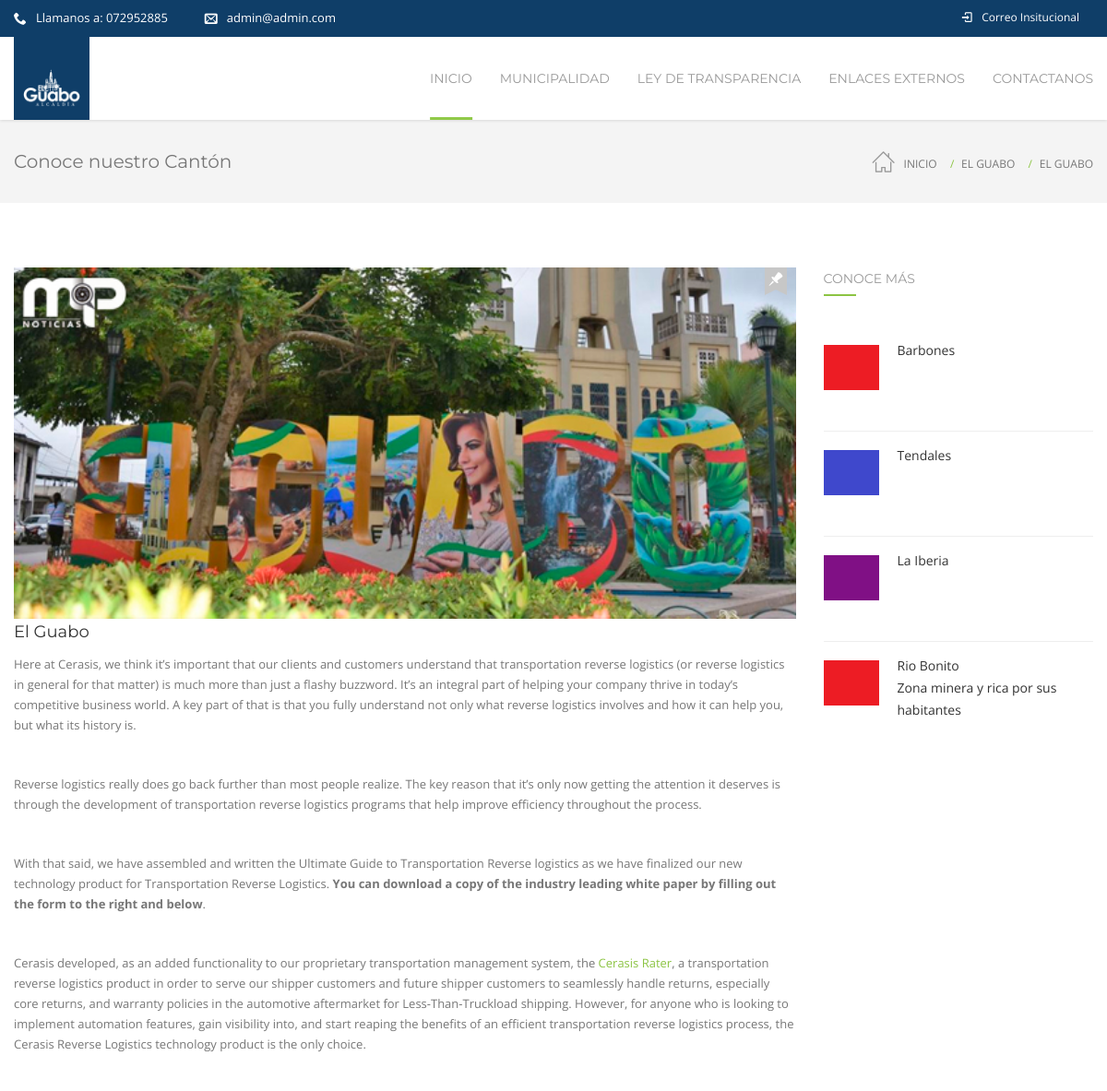
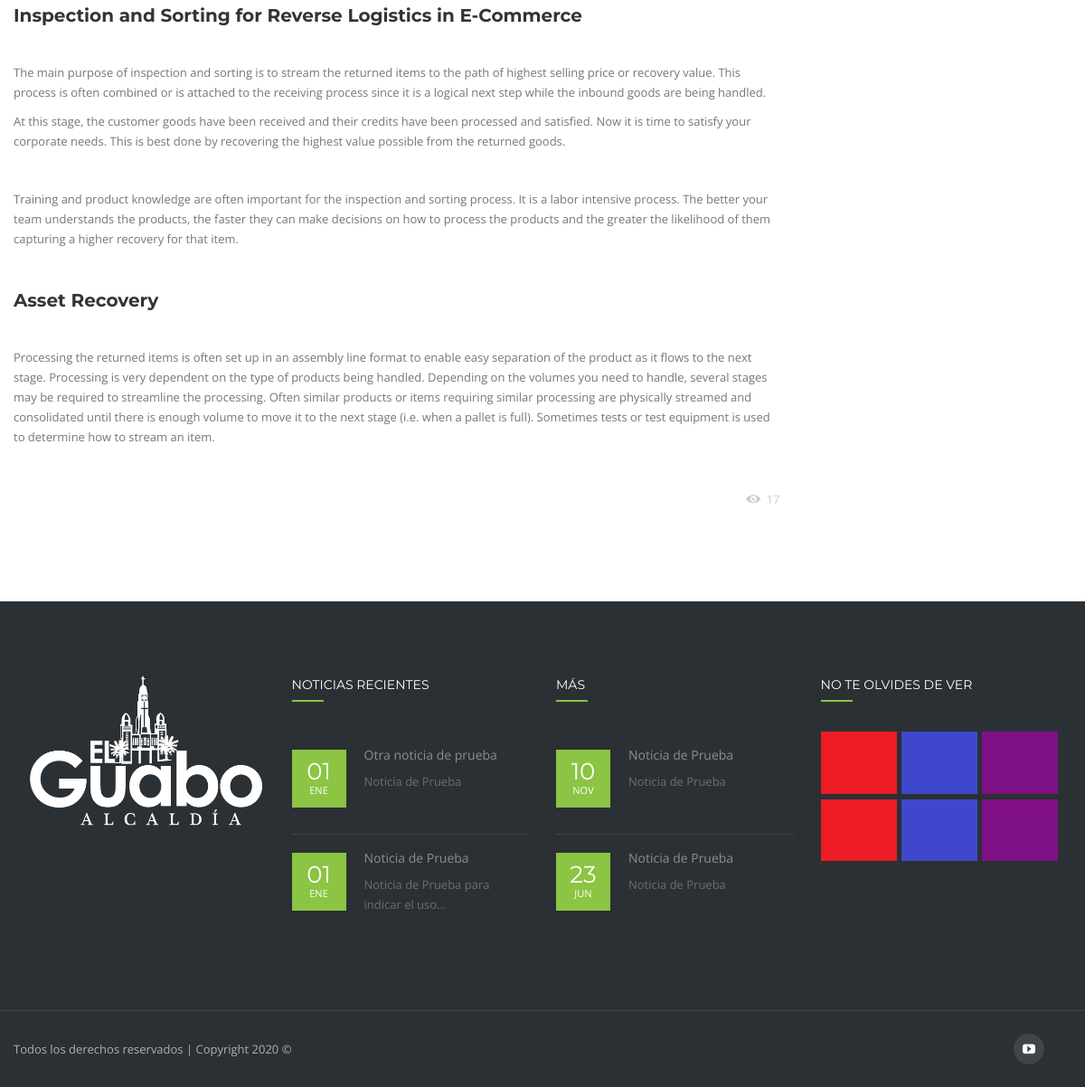
Screenshot of /turismo/ with the database file from the repository (2 pictures, top to bottom).
### Apps/Inicio/models.py (models this page shows)
class Institucion(models.Model):
    nombre= models.CharField(max_length=60)
    logo = models.ImageField(upload_to="logo",null=True,blank=True)
    direccion = models.CharField(max_length=120,null=True,blank=True)
    telefono=models.CharField(max_length=60,null=True,blank=True)
    email = models.EmailField(max_length=150,null=True,blank=True)
    mision =RichTextUploadingField(null=True,blank=True)
    vision= RichTextUploadingField(null=True,blank=True)
    objetivos = RichTextUploadingField(null=True,blank=True)
    facebook=models.CharField(max_length=200,null=True,blank=True)
    twitter=models.CharField(max_length=200,null=True,blank=True)
    google_plus=models.CharField(max_length=200,null=True,blank=True)
    youtube=models.CharField(max_length=200,null=True,blank=True)
    class Meta:
        verbose_name_plural = "1. Institución"

class Turismo(models.Model):
    descripcion = models.TextField()
    imagen= models.ImageField(upload_to="turismo", null=True,blank=True)
    pagina = RichTextUploadingField()
    visitas = models.IntegerField(default=1)
    class Meta:
        verbose_name_plural = "Empresa de Turismo"

class Zonas(models.Model):
    descripcion = models.TextField()
    thumbail=models.ImageField(upload_to="turismo/thumbail")
    imagen = models.ImageField(upload_to="turismo", null=True, blank=True)
    pagina = RichTextUploadingField()
    visitas = models.IntegerField(default=1)
    class Meta:
        verbose_name_plural= "Zonas y Turismo en el Cantón"

class Noticias(models.Model):
    fecha=models.DateTimeField()
    titulo=models.CharField(max_length=200)
    banner = models.ImageField(upload_to="noticias/banner",null=True,blank=True)
    imagen =models.ImageField(upload_to='noticias', help_text="Imagen de 585 x 480")
    descripcion_corta =models.CharField(max_length=160)
    pagina = RichTextUploadingField()
    visitas =models.IntegerField(default=1)
    class Meta:
        verbose_name_plural ="5. Noticias"

### Apps/Inicio/views.py (the view)
# urls.py: path('turismo/', turismo),
def turismo(request):
    institucion = Institucion.objects.first()
    try:
        visitas = Turismo.objects.first()
        visitas.visitas+=1
        visitas.save()
    except:
        pass
    contexto = {
        'correo': institucion.email,
        'telefono': institucion.telefono,
        'logo': institucion.logo,
        'institucion':institucion,
        'turismo': Turismo.objects.first(),
        'zonas':Zonas.objects.all(),
        'noticias': Noticias.objects.all().order_by('-fecha'),
        'proyectos': Proyectos.objects.all(),
    }
    return render(request, 'turismo.html', contexto)

### templates/turismo.html (shortened to what this page needs)
{% extends 'home-7.html' %}
{% block contenido %}
            <div class="page-content-wrap">
                <header class="rich-header blog-header version1 icon-dark" data-parallax="false" style="">
                    <div class="container nz-clearfix">
                        <h1 style="">Conoce nuestro Cantón</h1>
                        <div style="color:#777777;" class="nz-breadcrumbs nz-clearfix">
                            <a href="/">Inicio</a>
                            <a href="/turismo/"><span class="current">El Guabo</span></a>
                            <span class="current">{{ turismo.descripcion }}</span>
                        </div>
                    </div>
                </header>
                <div class="blog-layout-wrap medium sidebar-false" id="nz-target">
                    <div class="container">
                        <section class='content nz-clearfix'>
                            <section class="main-content left">
                                <div class="blog-post">
                                    <article data-grid="ninzio_01" class="post-195 post type-post status-publish format-standard has-post-thumbnail hentry category-design tag-design tag-logo tag-repairing tag-shopping tag-smart" id="post-195">
                                        {% if turismo.imagen %}
                                            <div class="nz-thumbnail"><img width="870" height="570" src="/media/{{ turismo.imagen}}" class="attachment-full size-full wp-post-image" alt="blog1"  /></div>
                                        {% endif %}
                                        <div class="post-body">
                                            <span class="sticky-ind"></span>
                                            <h1 class="post-title">{{turismo.descripcion }}</h1>
                                            <div class="single-post-content">
                                                {{ turismo.pagina|safe }}
                                             </div>
                                            <div class="post-bottom nz-clearfix">
                                                <div class="post-views">
                                                    <span class="icon-eye4"></span> {{turismo.visitas}} </div>
                                            </div>
                                        </div>
                                    </article>
                                </div>
                            </section>
                            <aside class="sidebar">
                                <aside class='blog-widget-area-single widget-area'>
                                    <div id="nz-recent-posts-3" class="widget widget_nz_recent_entries">
                                        <h6 class="widget_title">Conoce Más</h6>
                                        <ul>
                                            {% for zona in zonas %}
                                            <li class="post">
                                                <div class="post-date-custom" style="padding: 0px">
                                                    <img src="/media/{{zona.thumbail}}" alt="">
                                                </div>
                                                <div class="post-body">
                                                    <a class="post-title" href="/turismo/zona/{{zona.id}}">{{zona.descripcion|linebreaksbr}}</a>
                                                </div>
                                            </li>
                                            {% endfor %}
                                        </ul>
                                    </div>
                                </aside>
                            </aside>
                        </section>
                    </div>
                </div>
            </div>
{% endblock %}

### templates/home-7.html (shortened to what this page needs)
<!DOCTYPE html>
<html class="no-js  blank-false " lang="es-EC">
<head>
    <link rel='stylesheet' href='/static/css/settings.css' type='text/css' media='all' />
    <link rel='stylesheet' href='/static/css/style.css' type='text/css' media='all' />
    <link rel='stylesheet' href='/static/css/js_composer.min.css' type='text/css' media='all' />
</head>
<body class="home page page-id-7 page-template page-template-page-vc page-template-page-vc-php wpb-js-composer js-comp-ver-4.11.2 vc_responsive ">
    <div id="gen-wrap">
        <div id="wrap" class="nz-wide">
            <header class="header desk version1 stuck-false top-true sl-false search-true cart-true iversion-dark effect-underline subeffect-ghost fixed-true fiversion-dark">
                <div class="header-top" style="background: #0f3e68;">
                        <div class="container nz-clearfix">
                            <div class="slogan nz-clearfix">
                                <div class="nz-bar"><span class="nz-icon none small icon-phone animate-false"></span><span class="header-top-label">Llamanos
                                </span> a: {{telefono}}</div>
                                <div class="nz-bar"><span class="nz-icon none small icon-envelope animate-false"></span>{{correo}}</div>
                            </div>
                            <nav class="header-top-menu nz-clearfix">
                                <ul class="menu">
                                    <li class="icon-login menu-item"><a href="/"><span class="mi"></span><span class="txt">Correo Insitucional</span></a></li>
                                </ul>
                            </nav>
                        </div>
                    </div>
                <div class="header-content">
                    <div class="header-body">
                        <div class="container nz-clearfix">
                            <div class="logo logo-desk">
                                <a href="/" title="El Guabo" style="background: #0f3e68; padding: 10px">
                                    <img style="max-width:149px;max-height:41px;" src="/media/{{logo}}" alt="Focuson">
                                </a>
                            </div>
                            <nav class="header-menu desk-menu nz-clearfix">
                                <ul id="header-menu" class="menu">
                                    <li class="menu-item current-menu-item menu-item-has-children" data-mm="false" data-mmc="2">
                                        <a href="/"><span class="txt">Inicio</span></a>
                                    </li>
                                    <li class="menu-item menu-item-has-children" data-mm="false" data-mmc="2">
                                        <a href="#"><span class="txt">Municipalidad</span></a>
                                    </li>
                                    <li class="menu-item menu-item-has-children" data-mm="false" data-mmc="2">
                                        <a href="#"><span class="txt">Ley de Transparencia</span></a>
                                    </li>
                                    <li class="menu-item menu-item-has-children"><a href="#"><span class="txt">Enlaces Externos</span></a>
                                    </li>
                                    <li class="menu-item menu-item-has-children" data-mm="false" data-mmc="2">
                                        <a href="/contacto/"><span class="txt">Contactanos</span></a>
                                    </li>
                                </ul>
                            </nav>
                        </div>
                    </div>
                </div>
            </header>
            <div class="page-content-wrap">
            {% block contenido %}{% endblock %}
            {% block footer %}
                <footer class='footer'>
                    <div class="footer-widget-area nz-clearfix">
                        <div class="container">
                            <aside class="footer-widget-area widget-area nz-clearfix">
                                <div id="text-2" class="widget widget_text">
                                    <div class="textwidget"><img src="/media/{{ logo }}" alt="Focuson">
                                        <div class="gap nz-clearfix" style="height:35px">&nbsp;</div>
                                        <div class="gap nz-clearfix" style="height:25px">&nbsp;</div></div>
                                </div>
                                <div id="nz-recent-posts-2" class="widget widget_nz_recent_entries">
                                    <h6 class="widget_title">Noticias Recientes</h6>
                                    <ul>
                                        {% for noticia in noticias %}
                                            {% if forloop.counter <= 2 %}
                                                <li class="post">
                                                    <div class="post-date-custom"><span>{{noticia.fecha|date:"d"}}</span><span>{{noticia.fecha|date:"M"}}</span></div>
                                                    <div class="post-body">
                                                        <a class="post-title" href="/noticias_/{{ noticia.id }}/{{noticia.fecha|date:"m"}}">{{noticia.titulo}}</a>
                                                        <div class="widget-post-category">{{ noticia.descripcion_corta|truncatechars:40 }}</div>
                                                    </div>
                                                </li>
                                            {% endif %}
                                        {% endfor %}
                                    </ul>
                                </div>
                                <div id="nz-recent-posts-2" class="widget widget_nz_recent_entries">
                                <h6 class="widget_title"> Más</h6>
                                    <ul>
                                        {% for noticia in noticias %}
                                            {% if forloop.counter > 2 and forloop.counter <= 4 %}
                                                <li class="post">
                                                    <div class="post-date-custom"><span>{{noticia.fecha|date:"d"}}</span><span>{{noticia.fecha|date:"M"}}</span></div>
                                                    <div class="post-body">
                                                        <a class="post-title" href="/noticias_/{{ noticia.id }}/{{noticia.fecha|date:"m"}}">{{noticia.titulo}}</a>
                                                        <div class="widget-post-category">{{ noticia.descripcion_corta|truncatechars:40 }}</div>
                                                    </div>
                                                </li>
                                            {% endif %}
                                        {% endfor %}
                                    </ul>
                                </div>
                                <div id="mailchimp-4" class="widget widget_mailchimp">
                                    <h6 class="widget_title">No te olvides de ver</h6>
                                    <div class="recent-projects nz-clearfix">
                                        {% for proyecto in proyectos %}
                                        <div class="post nz-clearfix">
                                            <a href="/proyecto/{{proyecto.id}}" title="Jurong Hub">
                                                <div class="nz-thumbnail">
                                                </div>
                                            </a>
                                        </div>
                                        {% endfor %}
                                    </div>
                                </div>
                            </aside>
                        </div>
                    </div>
                    <div class="footer-info-area nz-clearfix">
                        <div class="container">
                            <div class="footer-copyright nz-clearfix">
                                Todos los derechos reservados | Copyright 2020 ©
                            </div>
                            <div class="social-links">
                                {% if institucion.youtube %}
                                <a class="icon-youtube" href="{{ institucion.youtube }}" title="youtube" target="_blank"></a>
                                {% endif %}
                            </div>
                        </div>
                    </div>
                </footer>
            {% endblock %}
            </div>
        </div>
    </div>
</body>
</html>

### static/css/header-im.css (style rules this page uses)
.icon-login>a>.mi:before { content:"\e8b9"; }

### rows the page displays
Institucion: telefono "072952885", email "admin@admin.com", logo (picture)
Turismo: descripcion "EL GUABO", imagen (picture), descripcion "El Guabo", pagina "Here at Cerasis, we think it’s important that our clients and customers understand that transportation reverse logistics (or reverse logistics in general for that matter) is much more than just a flashy buzzword. It’s an integral part of helping your company thrive in today’s competitive business world. A key part of that is that you fully understand not only what reverse logistics involves and how it can help you, but what its history is. Reverse logistics really does go back further than most people realize. The key reason that it’s only now getting the attention it deserves is through the development of transportation reverse logistics programs that help improve efficiency throughout the…", visitas "17"
Zonas: thumbail (picture), descripcion "Barbones"
Zonas: thumbail (picture), descripcion "Tendales"
Zonas: thumbail (picture), descripcion "La Iberia"
Zonas: thumbail (picture), descripcion "Rio Bonito Zona minera y rica por sus habitantes"
Noticias: fecha "01", fecha "ENE", titulo "Otra noticia de prueba", descripcion_corta "Noticia de Prueba"
Noticias: fecha "01", fecha "ENE", titulo "Noticia de Prueba", descripcion_corta "Noticia de Prueba para indicar el uso..."
Noticias: fecha "10", fecha "NOV", titulo "Noticia de Prueba", descripcion_corta "Noticia de Prueba"
Noticias: fecha "23", fecha "JUN", titulo "Noticia de Prueba", descripcion_corta "Noticia de Prueba"
